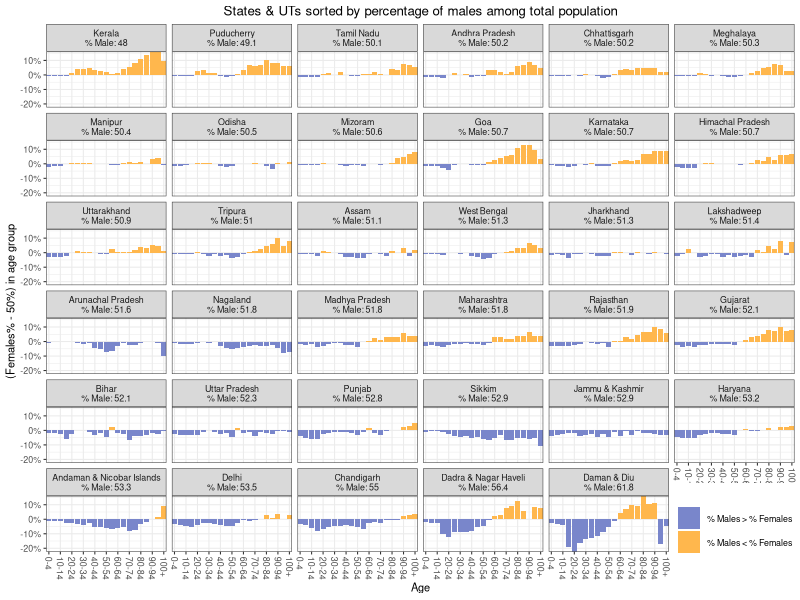

Source code (R):
library(ggplot2)
library(magrittr)
library(dplyr)
library(stringr)
library(tidyr)
library(svglite)
library(scales)
library(e1071)  

base_data <- readr::read_csv('all_states_data.csv')

base_data %>% 
  filter(!(age %in% c('Age not stated', 'All ages'))) %>% 
  mutate(age = ifelse(age %in% '100+', 101, age)) %>% 
  mutate(age = age %>% as.numeric) %>% 
  mutate(age = cut(age,
                   breaks = seq(from = 0, to = 105, by = 5),
                   include.lowest = TRUE, right = FALSE)) %>% 
  select(state, age, total_males, total_persons) %>% 
  group_by(state, age) %>% 
  summarise(total_males = sum(total_males),
            total_persons = sum(total_persons)) %>% 
  ungroup %>% 
  mutate(total_females = total_persons - total_males) -> 
  summarised_data

age_levels <- summarised_data$age %>% levels
age_labels <- summarised_data$age %>%
  levels %>% 
  str_replace_all(fixed('['), '') %>% 
  str_replace_all(fixed(')'), '') %>% 
  str_replace_all(fixed(']'), '') %>% 
  str_split_fixed(',', 2) %>% 
  as_data_frame %>% 
  mutate(V1 = as.numeric(V1),
         V2 = as.numeric(V2) - 1) %>% 
  mutate(ans = paste0(V1, '-' , V2)) %>% 
  extract2('ans')
age_labels[21] <- '100+'
summarised_data$age <- factor(as.character(summarised_data$age), age_levels, age_labels, ordered = TRUE)

male_perc_rank <- summarised_data %>% 
  group_by(state) %>% 
  summarise(male_perc = sum(total_males)/sum(total_persons)) %>% 
  ungroup %>% 
  arrange(male_perc)

library(gganimate)

state_names <- male_perc_rank$state %>% 
  sapply(. %>% 
           tolower %>% 
           gsub(x = .,
                pattern = "\\b([[:alpha:]])([[:alpha:]]+)",
                replacement = "\\U\\1\\L\\2",
                perl = TRUE)) %>% 
  ifelse(. == 'Nct Of Delhi', 'Delhi', .) %>% 
  unname

state_names <- state_names %>% paste0('\n', "% Male: ", male_perc_rank$male_perc %>% multiply_by(100) %>% round(1))

toplot <- summarised_data %>% 
  mutate(state = factor(state, levels = male_perc_rank$state, ordered = TRUE, labels = state_names)) %>% 
  group_by(state, age) %>% 
  mutate(total_females = total_females/sum(total_persons)) %>% 
  ungroup %>% 
  mutate(female_diff_50 = (total_females - 0.5)) %>% 
  select(-total_persons, -total_males, -total_females) %>% 
  arrange(state, age)
  
gg1 <- ggplot(toplot) + 
  geom_bar(aes(x = age, y = female_diff_50, fill = (female_diff_50 > 0)), stat = 'identity', position = 'dodge') +
  facet_wrap(~state) +
  coord_cartesian(expand = FALSE) +
  theme_bw(base_size = 8) +
  theme(axis.text.x = element_text(angle = -90, vjust = 0.5, hjust = 0),
        plot.title = element_text(hjust = 0.5)) +
  ylab('(Females% - 50%) in age group') +
  xlab('Age') + 
  scale_y_continuous(labels = function(breaks) breaks %>% multiply_by(100) %>% round(digits = 0) %>% paste0('%')) +
  scale_x_discrete(breaks = levels(toplot$age)[seq(from = 1, to = 21, by = 2)],
                   labels = levels(toplot$age)[seq(from = 1, to = 21, by = 2)]) +
  scale_fill_manual(values = c('FALSE' = '#7986CB', 'TRUE' = '#FFB74D'),
                    labels = c('FALSE' = '% Males > % Females', 'TRUE' = '% Males < % Females'),
                    name = '') +
  theme(legend.position = c(0.92, 0.06),
        legend.direction = 'vertical') +
  ggtitle('States & UTs sorted by percentage of males among total population')

svglite('states-sorted-sex-diff.svg')
print(gg1)
dev.off()
